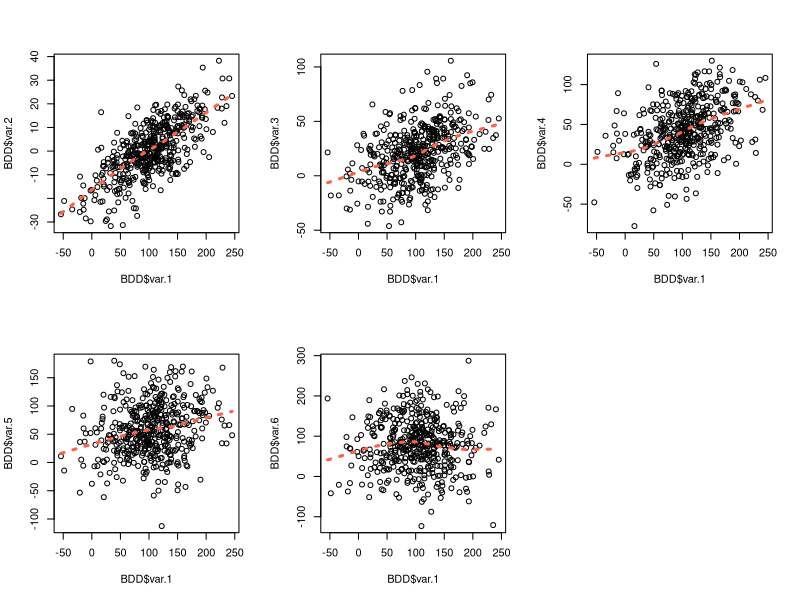
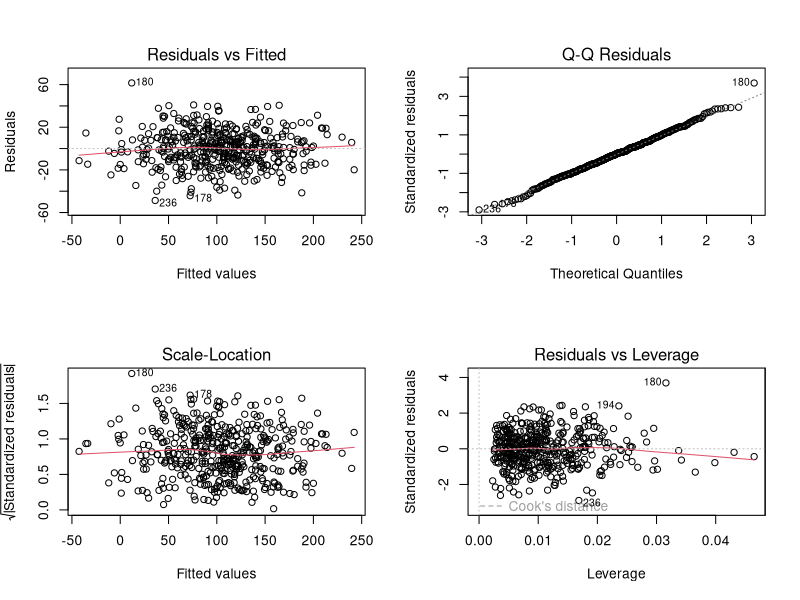

Write R code to recreate these figures, in order.
## ---- chunk 1

#Variables

var.2<- rnorm(450, 0, 12)
var.3<- rnorm(450, 20, 24)
var.4<- rnorm(450, 40, 36)
var.5<- rnorm(450, 60, 48)
var.6<- rnorm(450, 80, 60)

#Coefficients

A <- 3
B <- 1
C <- 0.5
D <- 0.2
E <- 0

#On construit la variable d'interet "var.1", qui est la combinaison des variables precedemment crees, selon des coefficients determines, et un bruit blanc

var.1 <- 48 + A*var.2 + B*var.3 + C*var.4 + D*var.5 + E*var.6 + rnorm(450, 0 , 17)  

#On structure la BDD

BDD <- data.frame(var.1,var.2, var.3, var.4, var.5, var.6)
str(BDD)
## ---- chunk 2
par(mfrow=c(2,3))
plot(BDD$var.1, BDD$var.2, lty= 5)
with(BDD, lines(loess.smooth(var.1, var.2), col = "tomato", lwd=3, lty= "dotted"))
plot(BDD$var.1, BDD$var.3, lty= 5)
with(BDD, lines(loess.smooth(var.1, var.3), col = "tomato", lwd=3, lty= "dotted"))
plot(BDD$var.1, BDD$var.4, lty= 5)
with(BDD, lines(loess.smooth(var.1, var.4), col = "tomato", lwd=3, lty= "dotted"))
plot(BDD$var.1, BDD$var.5, lty= 5)
with(BDD, lines(loess.smooth(var.1, var.5), col = "tomato", lwd=3, lty= "dotted"))
plot(BDD$var.1, BDD$var.6, lty= 5)
with(BDD, lines(loess.smooth(var.1, var.6), col = "tomato", lwd=3, lty= "dotted"))
## ---- chunk 3
M.Lineaire.1 <- lm(formula = var.1 ~ var.2 + var.3 + var.4 + var.5 + var.6, data= BDD)
summary(M.Lineaire.1)
## ---- chunk 4
M.Lineaire.2 <- lm(formula = var.1 ~ var.3 + var.4 + var.5 + var.6, data= BDD)

anova(M.Lineaire.1, M.Lineaire.2)
## ---- chunk 5
M.Lineaire.0 <- lm(formula = var.1 ~ var.4 + var.5 + var.6, data= BDD)
null <-lm(formula = var.1 ~ 1, data= BDD)
full<- lm(formula = var.1 ~ var.2 + var.3 + var.4 + var.5 + var.6, data= BDD)

step(M.Lineaire.0, #le modele initial a tester
     direction = "both", #regarde dans les deux directions, c'est a dire vers les modeles plus complets mais aussi plus parcimonieux
     scope = list(lower=null,upper=full), #les modeles le plus pauvre/riche autorise
     criterion = "BIC", #1er arugment sur le critere de selection
     k = log(nrow(BDD))) #2nd argument ; pour comparer en fonction de l'AIC on retirera ces deux derniers arguments
## ---- chunk 6
par(mfrow=c(2,2))
plot(lm(formula = var.1 ~ var.2 + var.3 + var.4 + var.5, data= BDD))
